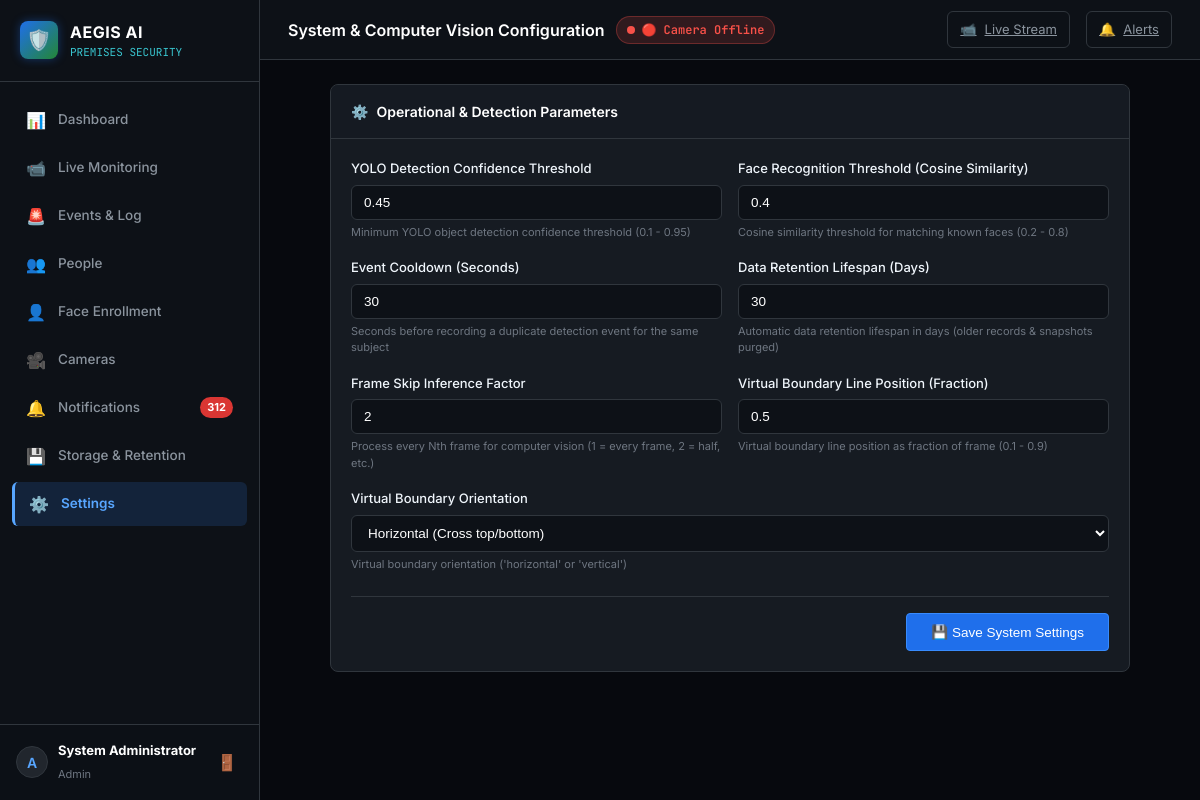
The app's page /settings (signed in) with its own data.
### models/user.py (models this page shows, shortened)
class User(db.Model):
    __tablename__ = "users"
    id = db.Column(db.Integer, primary_key=True)
    username = db.Column(db.String(64), unique=True, nullable=False, index=True)
    password_hash = db.Column(db.String(256), nullable=False)
    role = db.Column(db.String(20), nullable=False, default="monitor") # 'admin' or 'monitor'
    full_name = db.Column(db.String(100), nullable=True)
    created_at = db.Column(db.DateTime, default=datetime.utcnow, nullable=False)

### models/system_setting.py (models this page shows, shortened)
class SystemSetting(db.Model):
    __tablename__ = "system_settings"
    id = db.Column(db.Integer, primary_key=True)
    setting_name = db.Column(db.String(100), unique=True, nullable=False, index=True)
    setting_value = db.Column(db.Text, nullable=False)
    description = db.Column(db.String(255), nullable=True)
    updated_at = db.Column(db.DateTime, default=datetime.utcnow, onupdate=datetime.utcnow)
    @classmethod
    def get(cls, name: str, default=None):
        setting = cls.query.filter_by(setting_name=name).first()
        return setting.setting_value if setting else default

### routes/settings.py (the view, shortened to what this page needs)
@settings_bp.route("/settings", methods=["GET", "POST"])
@login_required
@admin_required
def index():
    settings_dict = {}
    for key, (default_val, desc) in DEFAULT_SETTINGS.items():
        val = SystemSetting.get(key, default_val)
        settings_dict[key] = {"value": val, "description": desc}
    return render_template("settings.html", settings=settings_dict)

### routes/__init__.py (called while the page is built)
def login_required(f):
    @wraps(f)
    def decorated_function(*args, **kwargs):
        if "user_id" not in session:
            if request.is_json or request.path.startswith("/api/"):
                return jsonify({"error": "Unauthorized", "message": "Authentication required"}), 401
            flash("Please log in to access this page.", "warning")
            return redirect(url_for("auth.login", next=request.url))
        return f(*args, **kwargs)
    return decorated_function

def admin_required(f):
    @wraps(f)
    def decorated_function(*args, **kwargs):
        if "user_id" not in session:
            if request.is_json or request.path.startswith("/api/"):
                return jsonify({"error": "Unauthorized", "message": "Authentication required"}), 401
            flash("Please log in to access this page.", "warning")
            return redirect(url_for("auth.login"))
        if session.get("user_role") != "admin":
            if request.is_json or request.path.startswith("/api/"):
                return jsonify({"error": "Forbidden", "message": "Administrator privileges required"}), 403
            flash("Access denied: Administrator privileges required.", "danger")
            return redirect(url_for("dashboard.index"))
        return f(*args, **kwargs)
    return decorated_function

### services/camera_service.py (called while the page is built)
    def get_status(self) -> dict:
        with self.lock:
            return {
                "running": self.is_running,
                "paused": self.is_paused,
                "online": self.is_connected,
                "source": str(self.source),
                "camera_name": self.camera_name,
                "fps": round(self.fps, 1),
                "synthetic": self.use_synthetic_fallback,
                "active_tracks_count": len(self.active_tracks),
                "last_error": self.last_error
            }

### services/notification_service.py (called while the page is built)
    def get_unread_count(self) -> int:
        return Notification.query.filter_by(read_status=False).count()

### templates/settings.html (shortened to what this page needs)
{% extends "base.html" %}
{% block page_title %}System & Computer Vision Configuration{% endblock %}
{% block content %}
<div style="max-width: 800px; margin: 0 auto;">
    <div class="panel-card">
        <div class="panel-header">
            <div class="panel-title">
                <span>⚙️</span> Operational & Detection Parameters
            </div>
        </div>
        <form method="POST" action="{{ url_for('settings.index') }}">
            <div class="panel-body">
                <div class="form-row">
                    <div class="form-group">
                        <label class="form-label" for="DETECTION_CONFIDENCE">YOLO Detection Confidence Threshold</label>
                        <input type="number" id="DETECTION_CONFIDENCE" name="DETECTION_CONFIDENCE" class="form-control" value="{{ settings.DETECTION_CONFIDENCE.value }}" step="0.05" min="0.1" max="0.95" required>
                        <div style="font-size: 11px; color: var(--text-muted); margin-top: 4px;">{{ settings.DETECTION_CONFIDENCE.description }}</div>
                    </div>
                    <div class="form-group">
                        <label class="form-label" for="FACE_RECOGNITION_THRESHOLD">Face Recognition Threshold (Cosine Similarity)</label>
                        <input type="number" id="FACE_RECOGNITION_THRESHOLD" name="FACE_RECOGNITION_THRESHOLD" class="form-control" value="{{ settings.FACE_RECOGNITION_THRESHOLD.value }}" step="0.05" min="0.1" max="0.95" required>
                        <div style="font-size: 11px; color: var(--text-muted); margin-top: 4px;">{{ settings.FACE_RECOGNITION_THRESHOLD.description }}</div>
                    </div>
                </div>
                <div class="form-row">
                    <div class="form-group">
                        <label class="form-label" for="EVENT_COOLDOWN">Event Cooldown (Seconds)</label>
                        <input type="number" id="EVENT_COOLDOWN" name="EVENT_COOLDOWN" class="form-control" value="{{ settings.EVENT_COOLDOWN.value }}" min="5" max="300" required>
                        <div style="font-size: 11px; color: var(--text-muted); margin-top: 4px;">{{ settings.EVENT_COOLDOWN.description }}</div>
                    </div>
                    <div class="form-group">
                        <label class="form-label" for="RETENTION_DAYS">Data Retention Lifespan (Days)</label>
                        <input type="number" id="RETENTION_DAYS" name="RETENTION_DAYS" class="form-control" value="{{ settings.RETENTION_DAYS.value }}" min="1" max="365" required>
                        <div style="font-size: 11px; color: var(--text-muted); margin-top: 4px;">{{ settings.RETENTION_DAYS.description }}</div>
                    </div>
                </div>
                <div class="form-row">
                    <div class="form-group">
                        <label class="form-label" for="FRAME_SKIP">Frame Skip Inference Factor</label>
                        <input type="number" id="FRAME_SKIP" name="FRAME_SKIP" class="form-control" value="{{ settings.FRAME_SKIP.value }}" min="1" max="10" required>
                        <div style="font-size: 11px; color: var(--text-muted); margin-top: 4px;">{{ settings.FRAME_SKIP.description }}</div>
                    </div>
                    <div class="form-group">
                        <label class="form-label" for="LINE_POSITION">Virtual Boundary Line Position (Fraction)</label>
                        <input type="number" id="LINE_POSITION" name="LINE_POSITION" class="form-control" value="{{ settings.LINE_POSITION.value }}" step="0.05" min="0.1" max="0.9" required>
                        <div style="font-size: 11px; color: var(--text-muted); margin-top: 4px;">{{ settings.LINE_POSITION.description }}</div>
                    </div>
                </div>
                <div class="form-group">
                    <label class="form-label" for="LINE_ORIENTATION">Virtual Boundary Orientation</label>
                    <select id="LINE_ORIENTATION" name="LINE_ORIENTATION" class="form-control">
                        <option value="horizontal" {% if settings.LINE_ORIENTATION.value == 'horizontal' %}selected{% endif %}>Horizontal (Cross top/bottom)</option>
                    </select>
                    <div style="font-size: 11px; color: var(--text-muted); margin-top: 4px;">{{ settings.LINE_ORIENTATION.description }}</div>
                </div>
                <div style="margin-top: 24px; padding-top: 16px; border-top: 1px solid var(--border-color); display: flex; justify-content: flex-end;">
                    <button type="submit" class="btn-ctrl btn-primary" style="padding: 10px 24px; font-size: 13.5px;">
                        💾 Save System Settings
                    </button>
                </div>
            </div>
        </form>
    </div>
</div>
{% endblock %}

### templates/base.html (shortened to what this page needs)
<!DOCTYPE html>
<html lang="en">
<head>
    <link rel="stylesheet" href="{{ url_for('static', filename='css/style.css') }}">
</head>
<body>
    <div class="app-wrapper">
        {% if session.get('user_id') %}
        <aside class="app-sidebar">
            <div class="sidebar-header">
                <div class="logo-badge">🛡️</div>
                <div class="brand-text">
                    <h1>AEGIS AI</h1>
                    <p>PREMISES SECURITY</p>
                </div>
            </div>
            <nav class="sidebar-nav">
                <a href="{{ url_for('dashboard.index') }}" class="nav-item {% if request.endpoint == 'dashboard.index' %}active{% endif %}">
                    <span class="icon">📊</span> Dashboard
                </a>
                <a href="{{ url_for('monitoring.monitor') }}" class="nav-item {% if request.endpoint == 'monitoring.monitor' %}active{% endif %}">
                    <span class="icon">📹</span> Live Monitoring
                </a>
                <a href="{{ url_for('events.index') }}" class="nav-item {% if request.endpoint in ['events.index', 'events.detail'] %}active{% endif %}">
                    <span class="icon">🚨</span> Events & Log
                </a>
                <a href="{{ url_for('people.index') }}" class="nav-item {% if request.endpoint == 'people.index' %}active{% endif %}">
                    <span class="icon">👥</span> People
                </a>
                <a href="{{ url_for('people.face_enrollment') }}" class="nav-item {% if request.endpoint == 'people.face_enrollment' %}active{% endif %}">
                    <span class="icon">👤</span> Face Enrollment
                </a>
                <a href="{{ url_for('cameras.index') }}" class="nav-item {% if request.endpoint == 'cameras.index' %}active{% endif %}">
                    <span class="icon">🎥</span> Cameras
                </a>
                <a href="{{ url_for('notifications.index') }}" class="nav-item {% if request.endpoint == 'notifications.index' %}active{% endif %}">
                    <span class="icon">🔔</span> Notifications
                    <span id="nav-unread-badge" class="nav-badge" style="{% if unread_notifications_count == 0 %}display:none;{% endif %}">
                        {{ unread_notifications_count }}
                    </span>
                </a>
                <a href="{{ url_for('storage_routes.index') }}" class="nav-item {% if request.endpoint == 'storage_routes.index' %}active{% endif %}">
                    <span class="icon">💾</span> Storage & Retention
                </a>
                <a href="{{ url_for('settings.index') }}" class="nav-item {% if request.endpoint == 'settings.index' %}active{% endif %}">
                    <span class="icon">⚙️</span> Settings
                </a>
            </nav>
            <div class="sidebar-footer">
                <div class="user-profile">
                    <div class="user-avatar">{{ session.get('username', 'U')[0]|upper }}</div>
                    <div class="user-meta">
                        <h4>{{ session.get('full_name') or session.get('username') }}</h4>
                        <span>{{ session.get('user_role', 'monitor') }}</span>
                    </div>
                </div>
                <a href="{{ url_for('auth.logout') }}" class="logout-btn" title="Logout">🚪</a>
            </div>
        </aside>
        {% endif %}
        <main class="app-main">
            {% if session.get('user_id') %}
            <header class="top-bar">
                <div class="top-bar-title">
                    {% block page_title %}Dashboard{% endblock %}
                    <div id="camera-status-indicator" class="camera-status-pill {% if not camera_status.online %}offline{% endif %}">
                        <span class="pulse-dot"></span>
                        {% if camera_status.online %}
                            🟢 Camera Online ({{ camera_status.fps }} FPS)
                        {% else %}
                            🔴 Camera Offline
                        {% endif %}
                    </div>
                </div>
                <div class="top-bar-actions">
                    <a href="{{ url_for('monitoring.monitor') }}" class="action-icon-btn">
                        <span>📹</span> Live Stream
                    </a>
                    <a href="{{ url_for('notifications.index') }}" class="action-icon-btn">
                        <span>🔔</span> Alerts
                    </a>
                </div>
            </header>
            {% endif %}
            <div class="page-container">
                {% block content %}{% endblock %}
            </div>
        </main>
    </div>
</body>
</html>

### records on screen
User: get "System Administrator"
SystemSetting: DETECTION_CONFIDENCE "0.45"
SystemSetting: FACE_RECOGNITION_THRESHOLD "0.4"
SystemSetting: EVENT_COOLDOWN "30"
SystemSetting: RETENTION_DAYS "30"
SystemSetting: LINE_POSITION "0.5"
SystemSetting: LINE_ORIENTATION "Horizontal (Cross top/bottom)"

### other values on screen
{{ unread_notifications_count }} "312"
{{ session.get('username', 'U')[0]|upper }} "A"
{{ session.get('user_role', 'monitor') }} "Admin"
{{ settings.DETECTION_CONFIDENCE.description }} "Minimum YOLO object detection confidence threshold (0.1 - 0.95)"
{{ settings.FACE_RECOGNITION_THRESHOLD.description }} "Cosine similarity threshold for matching known faces (0.2 - 0.8)"
{{ settings.EVENT_COOLDOWN.description }} "Seconds before recording a duplicate detection event for the same subject"
{{ settings.RETENTION_DAYS.description }} "Automatic data retention lifespan in days (older records & snapshots purged)"
{{ settings.FRAME_SKIP.description }} "Process every Nth frame for computer vision (1 = every frame, 2 = half, etc.)"
{{ settings.LINE_POSITION.description }} "Virtual boundary line position as fraction of frame (0.1 - 0.9)"
{{ settings.LINE_ORIENTATION.description }} "Virtual boundary orientation ('horizontal' or 'vertical')"
